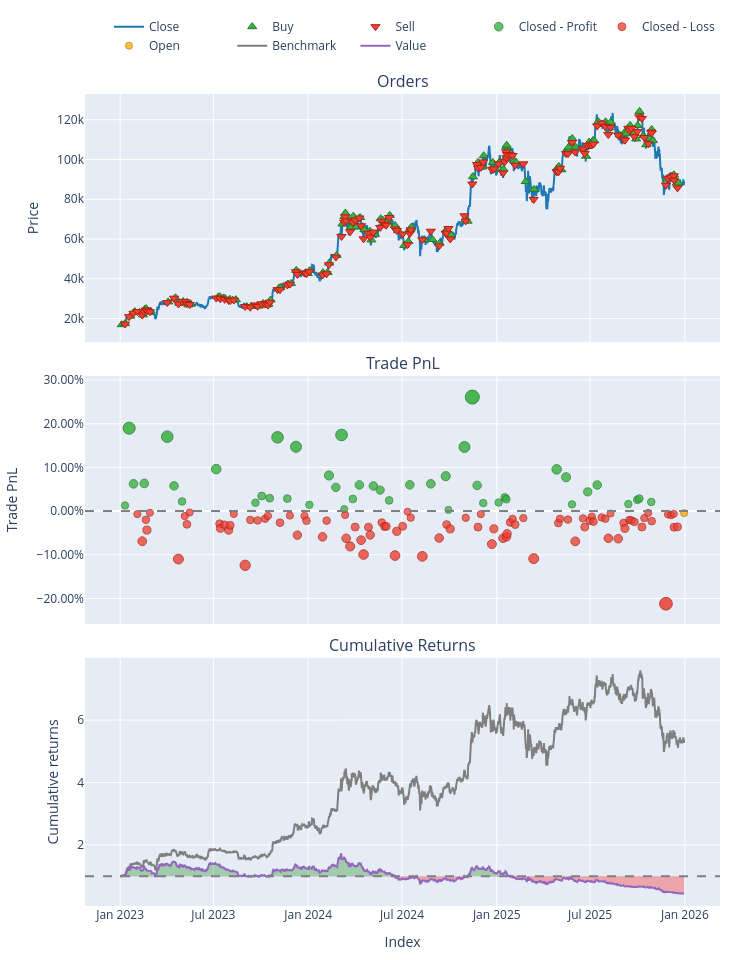

Write notebook code for a chart like this one.
### Code cell
# Plot and view stats as usual
btc_pf.iloc[0].plot().show()

### Figure 1 — Plotly figure (JSON) as saved in the notebook; plotly's stock layout.template omitted (floating-point values rounded to 4 significant figures; data arrays with more than 128 entries replaced by an {"elided": "..."} marker saying what was removed)
{"data": [{"legendgroup": "0", "line": {"color": "#1f77b4"}, "name": "Close", "showlegend": true, "type": "scatter", "uid": "1e43720f-191c-4d65-bf52-ba12cb23aaa2", "x": {"elided": "6565 str values"}, "xaxis": "x", "y": {"elided": "6565 float values"}, "yaxis": "y"}, {"customdata": {"elided": "134x3 float values"}, "hovertemplate": "Order Id: %{customdata[0]}<br>Timestamp: %{x}<br>Price: %{y}<br>Size: %{customdata[1]:.6f}<br>Fees: %{customdata[2]:.6f}", "legendgroup": "1", "marker": {"color": "#37B13F", "line": {"color": "rgb(38,123,44)", "width": 1}, "size": 8, "symbol": "triangle-up"}, "mode": "markers", "name": "Buy", "type": "scatter", "uid": "2d134b83-5c85-48c6-8f85-8f961e3652bf", "x": {"elided": "134 str values"}, "xaxis": "x", "y": {"elided": "134 float values"}, "yaxis": "y"}, {"customdata": {"elided": "133x3 float values"}, "hovertemplate": "Order Id: %{customdata[0]}<br>Timestamp: %{x}<br>Price: %{y}<br>Size: %{customdata[1]:.6f}<br>Fees: %{customdata[2]:.6f}", "legendgroup": "2", "marker": {"color": "#EA4335", "line": {"color": "rgb(181,31,18)", "width": 1}, "size": 8, "symbol": "triangle-down"}, "mode": "markers", "name": "Sell", "type": "scatter", "uid": "f839eeaa-3160-4589-b1ec-4e79baf9fd89", "x": {"elided": "133 str values"}, "xaxis": "x", "y": {"elided": "133 float values"}, "yaxis": "y"}, {"customdata": {"elided": "44x4 float values"}, "hovertemplate": "Exit Trade Id: %{customdata[0]}<br>Position Id: %{customdata[1]}<br>Exit Timestamp: %{x}<br>PnL: %{customdata[2]:.6f}<br>Return: %{customdata[3]:.2%}", "legendgroup": "3", "marker": {"color": "#37B13F", "line": {"color": "rgb(38,123,44)", "width": 1}, "opacity": [0.7567, 0.8589, 0.7852, 0.7858, 0.8476, 0.7826, 0.762, 0.8048, 0.7603, 0.7692, 0.7663, 0.8468, 0.7658, 0.8343, 0.7576, 0.7964, 0.7806, 0.8499, 0.7518, 0.7653, 0.7839, 0.7825, 0.777, 0.7634, 0.784, 0.7854, 0.7954, 0.7508, 0.8341, 0.9, 0.7832, 0.7599, 0.7606, 0.7673, 0.765, 0.8044, 0.794, 0.7582, 0.7747, 0.7838, 0.7586, 0.7641, 0.7658, 0.7613], "size": [7.312, 12.08, 8.645, 8.671, 11.55, 8.523, 7.56, 9.557, 7.48, 7.895, 7.76, 11.52, 7.737, 10.93, 7.356, 9.165, 8.429, 11.66, 7.086, 7.713, 8.58, 8.516, 8.262, 7.625, 8.587, 8.65, 9.12, 7.039, 10.92, 14.0, 8.549, 7.46, 7.493, 7.805, 7.698, 9.54, 9.054, 7.381, 8.153, 8.575, 7.399, 7.658, 7.736, 7.527], "symbol": "circle"}, "mode": "markers", "name": "Closed - Profit", "type": "scatter", "uid": "3f08ae72-5129-40b2-8dc2-6c2096e11d55", "x": ["2023-01-10T12:00:00+00:00", "2023-01-18T12:00:00+00:00", "2023-01-27T00:00:00+00:00", "2023-02-16T20:00:00+00:00", "2023-04-02T12:00:00+00:00", "2023-04-15T16:00:00+00:00", "2023-05-01T04:00:00+00:00", "2023-07-06T12:00:00+00:00", "2023-09-20T16:00:00+00:00", "2023-10-02T20:00:00+00:00", "2023-10-18T08:00:00+00:00", "2023-11-02T12:00:00+00:00", "2023-11-21T12:00:00+00:00", "2023-12-08T08:00:00+00:00", "2024-01-03T08:00:00+00:00", "2024-02-10T08:00:00+00:00", "2024-02-23T16:00:00+00:00", "2024-03-05T16:00:00+00:00", "2024-03-11T00:00:00+00:00", "2024-03-27T16:00:00+00:00", "2024-04-09T08:00:00+00:00", "2024-05-06T12:00:00+00:00", "2024-05-19T16:00:00+00:00", "2024-06-06T04:00:00+00:00", "2024-07-16T04:00:00+00:00", "2024-08-26T00:00:00+00:00", "2024-09-24T00:00:00+00:00", "2024-09-29T04:00:00+00:00", "2024-10-30T08:00:00+00:00", "2024-11-14T12:00:00+00:00", "2024-11-23T20:00:00+00:00", "2024-12-05T16:00:00+00:00", "2025-01-04T16:00:00+00:00", "2025-01-16T12:00:00+00:00", "2025-01-19T08:00:00+00:00", "2025-04-27T04:00:00+00:00", "2025-05-15T12:00:00+00:00", "2025-05-27T00:00:00+00:00", "2025-06-26T12:00:00+00:00", "2025-07-15T00:00:00+00:00", "2025-09-13T08:00:00+00:00", "2025-09-30T16:00:00+00:00", "2025-10-04T12:00:00+00:00", "2025-10-27T20:00:00+00:00"], "xaxis": "x2", "y": [0.01297, 0.19, 0.06243, 0.06338, 0.1705, 0.05792, 0.02216, 0.09628, 0.01919, 0.03461, 0.02958, 0.169, 0.02874, 0.1474, 0.01458, 0.08174, 0.0544, 0.1745, 0.004566, 0.02784, 0.06003, 0.05765, 0.04822, 0.02458, 0.06029, 0.06261, 0.08005, 0.002808, 0.147, 0.2612, 0.05885, 0.01846, 0.01967, 0.03127, 0.02728, 0.09565, 0.07763, 0.01552, 0.04417, 0.05985, 0.0162, 0.02581, 0.0287, 0.02094], "yaxis": "y2"}, {"customdata": {"elided": "89x4 float values"}, "hovertemplate": "Exit Trade Id: %{customdata[0]}<br>Position Id: %{customdata[1]}<br>Exit Timestamp: %{x}<br>PnL: %{customdata[2]:.6f}<br>Return: %{customdata[3]:.2%}", "legendgroup": "4", "marker": {"color": "#EA4335", "line": {"color": "rgb(181,31,18)", "width": 1}, "opacity": [0.7532, 0.789, 0.7608, 0.7743, 0.7515, 0.8127, 0.7558, 0.7667, 0.751, 0.7658, 0.772, 0.7673, 0.7743, 0.768, 0.753, 0.8209, 0.7609, 0.7615, 0.7592, 0.7555, 0.7646, 0.755, 0.781, 0.7556, 0.7619, 0.7832, 0.7618, 0.7544, 0.7852, 0.7959, 0.7703, 0.7876, 0.8066, 0.7705, 0.7807, 0.7643, 0.7695, 0.7693, 0.808, 0.7759, 0.7693, 0.75, 0.7579, 0.8091, 0.7848, 0.767, 0.7727, 0.758, 0.7703, 0.7533, 0.7928, 0.7726, 0.7851, 0.7832, 0.7791, 0.7641, 0.7595, 0.767, 0.7584, 0.8121, 0.765, 0.7593, 0.7604, 0.7892, 0.7588, 0.7703, 0.7618, 0.7564, 0.7631, 0.7576, 0.7593, 0.7851, 0.7524, 0.7857, 0.765, 0.7721, 0.761, 0.7615, 0.7635, 0.7703, 0.7584, 0.7516, 0.7625, 0.8717, 0.7535, 0.7545, 0.7528, 0.7705, 0.77], "size": [7.149, 8.822, 7.502, 8.133, 7.069, 9.924, 7.271, 7.779, 7.046, 7.738, 8.026, 7.808, 8.134, 7.838, 7.139, 10.31, 7.507, 7.538, 7.431, 7.257, 7.68, 7.235, 8.445, 7.261, 7.556, 8.551, 7.55, 7.204, 8.644, 9.143, 7.946, 8.756, 9.64, 7.955, 8.433, 7.665, 7.91, 7.902, 9.706, 8.207, 7.899, 7.0, 7.366, 9.756, 8.624, 7.792, 8.061, 7.373, 7.949, 7.152, 8.998, 8.055, 8.639, 8.549, 8.358, 7.659, 7.445, 7.793, 7.394, 9.897, 7.698, 7.433, 7.487, 8.83, 7.412, 7.948, 7.55, 7.298, 7.613, 7.354, 7.433, 8.64, 7.112, 8.665, 7.698, 8.032, 7.515, 7.539, 7.628, 7.946, 7.393, 7.073, 7.581, 12.68, 7.163, 7.211, 7.132, 7.957, 7.932], "symbol": "circle"}, "mode": "markers", "name": "Closed - Loss", "type": "scatter", "uid": "864706a1-95b2-4427-b441-6f58b31ca566", "x": ["2023-02-03T12:00:00+00:00", "2023-02-13T00:00:00+00:00", "2023-02-20T00:00:00+00:00", "2023-02-22T00:00:00+00:00", "2023-02-27T20:00:00+00:00", "2023-04-24T04:00:00+00:00", "2023-05-06T12:00:00+00:00", "2023-05-10T16:00:00+00:00", "2023-05-16T00:00:00+00:00", "2023-07-13T04:00:00+00:00", "2023-07-14T16:00:00+00:00", "2023-07-22T20:00:00+00:00", "2023-07-30T16:00:00+00:00", "2023-08-02T16:00:00+00:00", "2023-08-09T16:00:00+00:00", "2023-08-31T16:00:00+00:00", "2023-09-10T16:00:00+00:00", "2023-09-24T20:00:00+00:00", "2023-10-09T08:00:00+00:00", "2023-10-14T20:00:00+00:00", "2023-11-07T08:00:00+00:00", "2023-11-26T12:00:00+00:00", "2023-12-11T00:00:00+00:00", "2023-12-24T20:00:00+00:00", "2023-12-28T16:00:00+00:00", "2024-01-28T20:00:00+00:00", "2024-02-05T20:00:00+00:00", "2024-03-12T16:00:00+00:00", "2024-03-14T16:00:00+00:00", "2024-03-22T12:00:00+00:00", "2024-04-01T04:00:00+00:00", "2024-04-12T16:00:00+00:00", "2024-04-17T12:00:00+00:00", "2024-04-27T00:00:00+00:00", "2024-04-30T08:00:00+00:00", "2024-05-22T20:00:00+00:00", "2024-05-28T04:00:00+00:00", "2024-05-31T12:00:00+00:00", "2024-06-17T12:00:00+00:00", "2024-06-21T00:00:00+00:00", "2024-07-02T08:00:00+00:00", "2024-07-11T20:00:00+00:00", "2024-07-18T00:00:00+00:00", "2024-08-09T12:00:00+00:00", "2024-09-11T04:00:00+00:00", "2024-09-25T16:00:00+00:00", "2024-10-02T16:00:00+00:00", "2024-11-01T16:00:00+00:00", "2024-11-25T12:00:00+00:00", "2024-12-01T00:00:00+00:00", "2024-12-22T12:00:00+00:00", "2024-12-26T08:00:00+00:00", "2025-01-13T04:00:00+00:00", "2025-01-19T20:00:00+00:00", "2025-01-21T00:00:00+00:00", "2025-01-26T20:00:00+00:00", "2025-01-31T16:00:00+00:00", "2025-02-05T16:00:00+00:00", "2025-02-21T12:00:00+00:00", "2025-03-13T16:00:00+00:00", "2025-04-30T12:00:00+00:00", "2025-05-03T20:00:00+00:00", "2025-05-19T04:00:00+00:00", "2025-06-02T08:00:00+00:00", "2025-06-17T08:00:00+00:00", "2025-06-20T16:00:00+00:00", "2025-06-30T12:00:00+00:00", "2025-07-04T12:00:00+00:00", "2025-07-07T16:00:00+00:00", "2025-07-23T12:00:00+00:00", "2025-07-30T16:00:00+00:00", "2025-08-05T12:00:00+00:00", "2025-08-09T20:00:00+00:00", "2025-08-24T16:00:00+00:00", "2025-09-04T04:00:00+00:00", "2025-09-06T16:00:00+00:00", "2025-09-15T08:00:00+00:00", "2025-09-19T12:00:00+00:00", "2025-09-25T04:00:00+00:00", "2025-10-09T16:00:00+00:00", "2025-10-14T08:00:00+00:00", "2025-10-22T00:00:00+00:00", "2025-10-28T16:00:00+00:00", "2025-11-25T08:00:00+00:00", "2025-11-29T04:00:00+00:00", "2025-12-05T08:00:00+00:00", "2025-12-10T12:00:00+00:00", "2025-12-11T00:00:00+00:00", "2025-12-17T16:00:00+00:00"], "xaxis": "x2", "y": [-0.006912, -0.069, -0.02001, -0.04343, -0.003921, -0.1099, -0.01144, -0.03027, -0.003071, -0.02876, -0.03947, -0.03135, -0.04347, -0.03248, -0.006534, -0.1241, -0.02018, -0.02133, -0.01736, -0.01092, -0.02662, -0.0101, -0.05503, -0.01105, -0.02201, -0.05896, -0.02179, -0.008962, -0.0624, -0.08091, -0.0365, -0.06654, -0.09938, -0.03682, -0.05455, -0.02606, -0.03516, -0.03486, -0.1018, -0.04618, -0.03473, -0.001372, -0.01497, -0.1037, -0.06166, -0.03077, -0.04075, -0.01523, -0.0366, -0.007022, -0.07553, -0.04054, -0.06223, -0.05887, -0.05177, -0.02585, -0.01788, -0.03081, -0.01599, -0.1089, -0.02727, -0.01745, -0.01944, -0.06929, -0.01665, -0.03655, -0.02179, -0.01244, -0.02414, -0.01451, -0.01746, -0.06224, -0.005525, -0.06319, -0.0273, -0.03968, -0.0205, -0.02137, -0.02468, -0.0365, -0.01597, -0.004097, -0.02295, -0.2121, -0.007405, -0.009222, -0.006263, -0.0369, -0.03597], "yaxis": "y2"}, {"customdata": [[133.0, 133.0, -2.058, -0.004547]], "hovertemplate": "Exit Trade Id: %{customdata[0]}<br>Position Id: %{customdata[1]}<br>Exit Timestamp: %{x}<br>PnL: %{customdata[2]:.6f}<br>Return: %{customdata[3]:.2%}", "legendgroup": "5", "marker": {"color": "#FFAA00", "line": {"color": "rgb(178,118,0)", "width": 1}, "opacity": [0.7518], "size": [7.086], "symbol": "circle"}, "mode": "markers", "name": "Open", "type": "scatter", "uid": "8624843e-8300-423e-bf82-c2150fbc8e3e", "x": ["2025-12-30T16:00:00+00:00"], "xaxis": "x2", "y": [-0.004547], "yaxis": "y2"}, {"legendgroup": "6", "line": {"color": "#7f7f7f"}, "name": "Benchmark", "showlegend": true, "type": "scatter", "uid": "956c8372-0798-43e6-a67d-f788b4376a73", "x": {"elided": "6565 str values"}, "xaxis": "x3", "y": {"elided": "6565 float values"}, "yaxis": "y3"}, {"hoverinfo": "skip", "legendgroup": "7", "line": {"color": "rgba(0, 0, 0, 0)", "width": 0}, "opacity": 0, "showlegend": false, "type": "scatter", "uid": "252de5de-b381-44e6-bd6f-ff60f666739d", "x": {"elided": "6565 str values"}, "xaxis": "x3", "y": {"elided": "6565 int values"}, "yaxis": "y3"}, {"connectgaps": false, "fill": "tonexty", "fillcolor": "rgba(0, 128, 0, 0.3)", "hoverinfo": "skip", "legendgroup": "7", "line": {"color": "rgba(0, 0, 0, 0)", "width": 0}, "opacity": 0, "showlegend": false, "type": "scatter", "uid": "704e4cfe-839b-490d-8bef-444e5de4ca22", "x": {"elided": "6565 str values"}, "xaxis": "x3", "y": {"elided": "6565 float values"}, "yaxis": "y3"}, {"hoverinfo": "skip", "legendgroup": "7", "line": {"color": "rgba(0, 0, 0, 0)", "width": 0}, "opacity": 0, "showlegend": false, "type": "scatter", "uid": "457be494-afb5-48c8-b99c-418471e7d6d5", "x": {"elided": "6565 str values"}, "xaxis": "x3", "y": {"elided": "6565 int values"}, "yaxis": "y3"}, {"connectgaps": false, "fill": "tonexty", "fillcolor": "rgba(255, 0, 0, 0.3)", "hoverinfo": "skip", "legendgroup": "7", "line": {"color": "rgba(0, 0, 0, 0)", "width": 0}, "opacity": 0, "showlegend": false, "type": "scatter", "uid": "b96f5c3d-7a67-455a-a78c-2ff609cfc5e8", "x": {"elided": "6565 str values"}, "xaxis": "x3", "y": {"elided": "6565 float values"}, "yaxis": "y3"}, {"legendgroup": "8", "line": {"color": "#9467bd"}, "name": "Value", "showlegend": true, "type": "scatter", "uid": "f22a0060-537b-494b-bb5a-04207ae11ef3", "x": {"elided": "6565 str values"}, "xaxis": "x3", "y": {"elided": "6565 float values"}, "yaxis": "y3"}, {"hoverinfo": "skip", "legendgroup": "7", "line": {"color": "rgba(0, 0, 0, 0)", "width": 0}, "opacity": 0, "showlegend": false, "type": "scatter", "uid": "72f7e543-52df-4fd9-b32b-b6b86760317a", "x": {"elided": "6565 str values"}, "xaxis": "x3", "y": {"elided": "6565 int values"}, "yaxis": "y3"}], "layout": {"annotations": [{"font": {"size": 16}, "showarrow": false, "text": "Orders", "x": 0.5, "xanchor": "center", "xref": "paper", "y": 1, "yanchor": "bottom", "yref": "paper"}, {"font": {"size": 16}, "showarrow": false, "text": "Trade PnL", "x": 0.5, "xanchor": "center", "xref": "paper", "y": 0.6528, "yanchor": "bottom", "yref": "paper"}, {"font": {"size": 16}, "showarrow": false, "text": "Cumulative Returns", "x": 0.5, "xanchor": "center", "xref": "paper", "y": 0.3056, "yanchor": "bottom", "yref": "paper"}], "height": 960, "legend": {"orientation": "h", "traceorder": "normal", "x": 1, "xanchor": "right", "y": 1.042, "yanchor": "bottom"}, "margin": {"b": 30, "l": 30, "r": 30, "t": 30}, "shapes": [{"line": {"color": "gray", "dash": "dash"}, "type": "line", "x0": 0, "x1": 1, "xref": "paper", "y0": 0, "y1": 0, "yref": "y2"}, {"line": {"color": "gray", "dash": "dash"}, "type": "line", "x0": 0, "x1": 1, "xref": "paper", "y0": 1, "y1": 1, "yref": "y3"}], "showlegend": true, "width": 750, "xaxis": {"anchor": "y", "domain": [0, 1], "matches": "x3", "showticklabels": false}, "xaxis2": {"anchor": "y2", "domain": [0, 1], "matches": "x3", "showticklabels": false}, "xaxis3": {"anchor": "y3", "domain": [0, 1], "title": {"text": "Index"}}, "yaxis": {"anchor": "x", "domain": [0.6944, 1], "title": {"text": "Price"}}, "yaxis2": {"anchor": "x2", "domain": [0.3472, 0.6528], "tickformat": ".2%", "title": {"text": "Trade PnL"}}, "yaxis3": {"anchor": "x3", "domain": [0, 0.3056], "title": {"text": "Cumulative returns"}}}}
